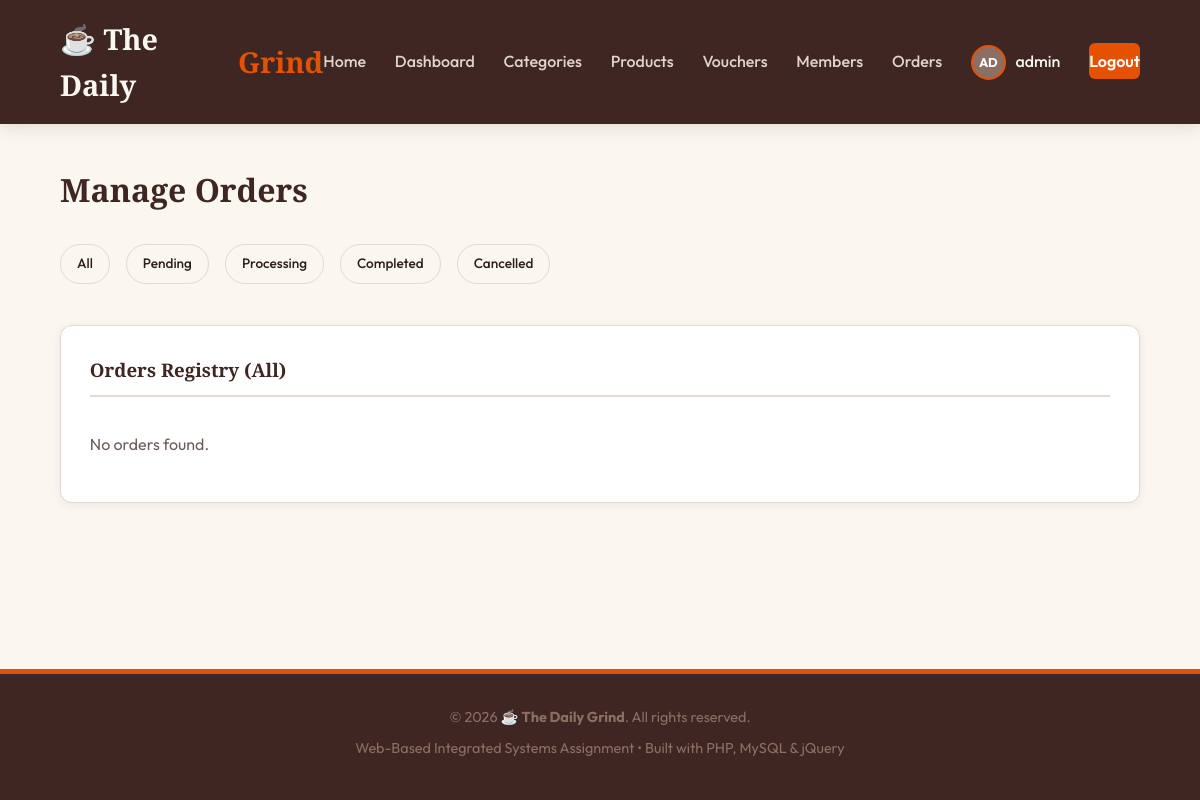
The app's page /admin/orders.php (signed in), older data.
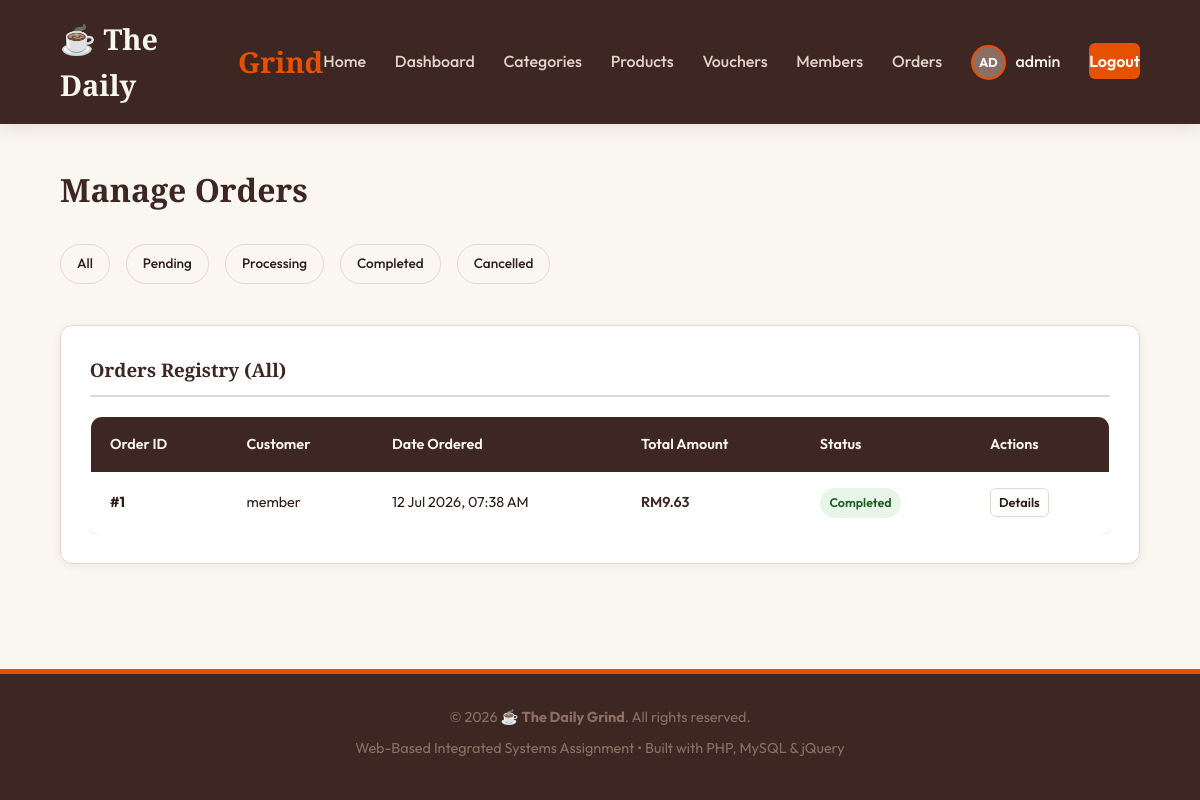
The same page, newer data.
### tables this page shows
CREATE TABLE `orders` (
  `id` INT AUTO_INCREMENT PRIMARY KEY,
  `user_id` INT DEFAULT NULL,
  `voucher_id` INT DEFAULT NULL,
  `customer_name` VARCHAR(100) NOT NULL,
  `customer_phone` VARCHAR(20) NOT NULL,
  `fulfillment_type` ENUM('pickup', 'delivery') NOT NULL DEFAULT 'delivery',
  `shipping_address` TEXT DEFAULT NULL, 
  `discount_amount` DECIMAL(10, 2) NOT NULL DEFAULT 0.00,
  `total_price` DECIMAL(10, 2) NOT NULL,
  `status` ENUM('Pending', 'Processing', 'Completed', 'Cancelled') DEFAULT 'Pending',
  `order_date` TIMESTAMP DEFAULT CURRENT_TIMESTAMP,
  FOREIGN KEY (`user_id`) REFERENCES `users` (`id`) ON DELETE SET NULL,
  FOREIGN KEY (`voucher_id`) REFERENCES `vouchers` (`id`) ON DELETE SET NULL,
  INDEX `idx_orders_status` (`status`),
  INDEX `idx_orders_fulfillment` (`fulfillment_type`), 
  INDEX `idx_orders_date` (`order_date`)
);

CREATE TABLE `users` (
  `id` INT AUTO_INCREMENT PRIMARY KEY,
  `username` VARCHAR(50) NOT NULL UNIQUE,
  `email` VARCHAR(100) NOT NULL UNIQUE,
  `password` VARCHAR(255) NOT NULL,
  `full_name` VARCHAR(100) NOT NULL,
  `phone` VARCHAR(20) DEFAULT NULL,
  `photo` VARCHAR(255) DEFAULT 'default_user.png',
  `role` ENUM('admin', 'member') DEFAULT 'member',
  `status` ENUM('active', 'blocked') DEFAULT 'active',
  `created_at` TIMESTAMP DEFAULT CURRENT_TIMESTAMP,
  INDEX `idx_users_status` (`status`)
);

### admin/orders.php (the view, shortened to what this page needs)
<?php
require_once __DIR__ . '/../includes/header.php';
$filter_status = $_GET['status'] ?? 'All';
$sql = "SELECT o.*, u.username
        FROM orders o
        LEFT JOIN users u ON o.user_id = u.id";
$params = [];
$sql .= " ORDER BY o.order_date DESC";
$stmt = $pdo->prepare($sql);
$stmt->execute($params);
$orders = $stmt->fetchAll();
$expand_order_id = isset($_GET['detail_id']) ? intval($_GET['detail_id']) : 0;
$expand_order = null;
?>
<div class="page-header-actions">
    <h1>Manage Orders</h1>
</div>
<div style="margin-bottom: 2rem;">
    <ul class="filter-list" style="display: flex; gap: 1rem; flex-wrap: wrap;">
        <?php foreach (['All', 'Pending', 'Processing', 'Completed', 'Cancelled'] as $status_opt): ?>
            <li>
                <a href="orders.php?status=<?= urlencode($status_opt) ?>" class="btn btn-secondary btn-sm <?= ($filter_status === $status_opt) ? 'btn-accent' : '' ?>" style="padding: 0.5rem 1rem; border-radius: 50px;">
                    <?= $status_opt ?>
                </a>
            </li>
        <?php endforeach; ?>
    </ul>
</div>
<div style="display: grid; grid-template-columns: <?= ($expand_order) ? '1.2fr 1fr' : '1fr' ?>; gap: 2.5rem; align-items: start;">
    <section class="admin-panel">
        <h3>Orders Registry (<?= htmlspecialchars($filter_status) ?>)</h3>
        <?php if (empty($orders)): ?>
            <p style="color: var(--text-muted); padding: 1rem 0;">No orders found.</p>
        <?php else: ?>
            <div class="table-responsive">
                <table class="table" style="font-size: 0.9rem;">
                    <thead>
                        <tr>
                            <th>Order ID</th>
                            <th>Customer</th>
                            <th>Date Ordered</th>
                            <th>Total Amount</th>
                            <th>Status</th>
                            <th>Actions</th>
                        </tr>
                    </thead>
                    <tbody>
                        <?php foreach ($orders as $ord): ?>
                            <tr style="<?= ($expand_order_id === $ord['id']) ? 'background-color: #FAF6F0;' : '' ?>">
                                <td><strong>#<?= $ord['id'] ?></strong></td>
                                <td><?= htmlspecialchars($ord['username'] ?? 'Guest/Deleted') ?></td>
                                <td><?= date('d M Y, h:i A', strtotime($ord['order_date'])) ?></td>
                                <td style="font-weight: 600; color: var(--primary-dark);">RM<?= number_format($ord['total_price'], 2) ?></td>
                                <td>
                                    <span class="badge badge-<?= strtolower($ord['status']) ?>">
                                        <?= htmlspecialchars($ord['status']) ?>
                                    </span>
                                </td>
                                <td style="display: flex; gap: 0.3rem;">
                                    <a href="orders.php?status=<?= urlencode($filter_status) ?>&detail_id=<?= $ord['id'] ?>" class="btn btn-secondary btn-sm" style="padding: 0.2rem 0.5rem; font-size: 0.8rem;">Details</a>
                                </td>
                            </tr>
                        <?php endforeach; ?>
                    </tbody>
                </table>
            </div>
        <?php endif; ?>
    </section>
</div>
<?php
require_once __DIR__ . '/../includes/footer.php';
?>

Row changes from the older to the newer data that the page shows:
added orders: id "1", user.username "member", order_date "12 Jul 2026, 07:38 AM", total_price "9.63", status "Completed"
Text that changed along with them:
text no longer shown: "No orders found."
text now shown: "Order ID Customer Date Ordered Total Amount Status Actions"
